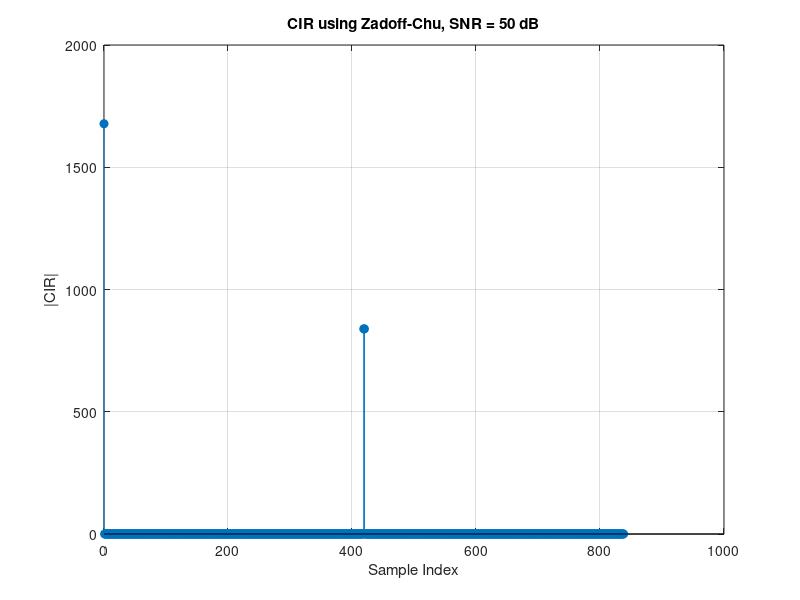

MATLAB code for this plot:
% Zadoff-Chu Correlation Example
% Author: Abhishek 
% This code simulates how frequency-domain correlation can estimate the CIR

% Parameters
N_ZC = 839;          % Zadoff-Chu sequence length
u = 25;              % Root index; must be coprime with N_ZC
delay_samples = 0;   % Artificial channel delay
delay_samples_1 = 0;
SNR_dB = 50;         % Signal-to-noise ratio in dB

% Step 1: Generate Zadoff-Chu sequence
n = 0:N_ZC-1;
zc_seq = exp(-1j * pi * u * n .* (n + 1) / N_ZC);
zc_seq_1 = exp(-1j * pi * u * n .* (n + 1) / N_ZC);
zc_seq_1 = circshift(zc_seq_1,838/2);

% Step 2: Create transmitted signal
tx = zc_seq + zc_seq_1;

% Step 3: Create received signal with delay and AWGN
rx = [zeros(1, delay_samples), tx];    % Add delay
rx = rx(1:N_ZC);                       % Truncate to original length
rx = rx + 10^(-SNR_dB/20)*(randn(1,N_ZC) + 1j*randn(1,N_ZC)); % Add noise

% Step 4: Frequency-domain correlation
TX = fft(tx);
RX = fft(rx);
corr_freq = RX .* conj(TX);
cir = ifft(corr_freq);  % Inverse FFT gives CIR (time-domain)

% Step 5: Plot
stem(0:N_ZC-1, abs(cir), 'filled');
xlabel('Sample Index'); ylabel('|CIR|');
title(['CIR using Zadoff-Chu, SNR = ', num2str(SNR_dB), ' dB']);
grid on;
